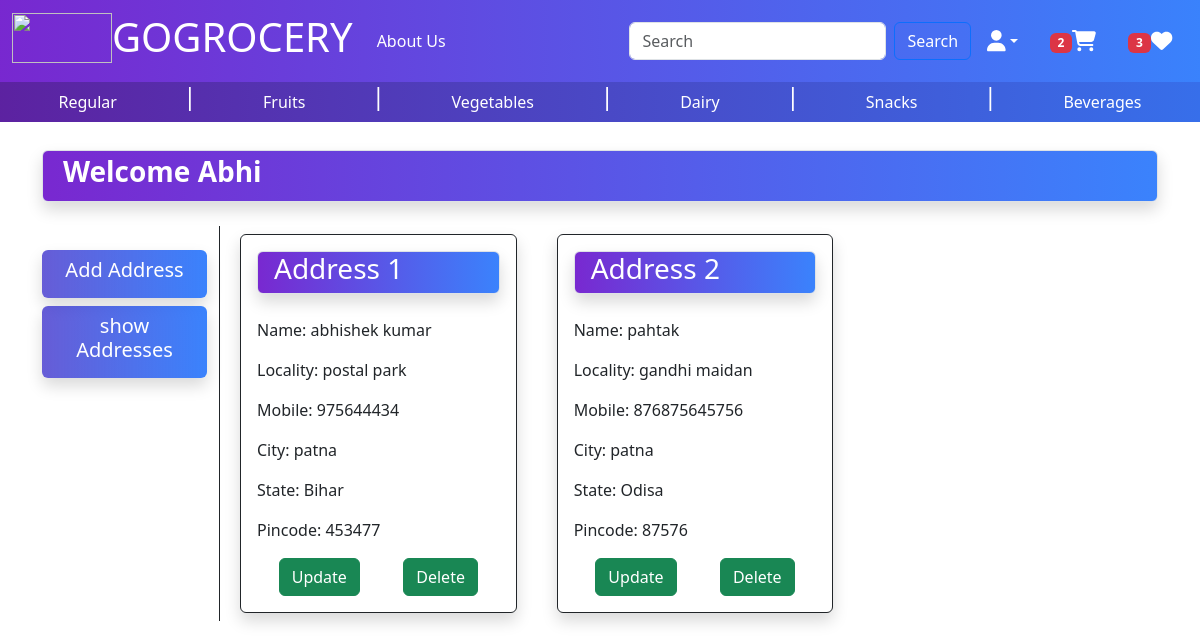
Page /address/ (signed in) on the earlier database version.
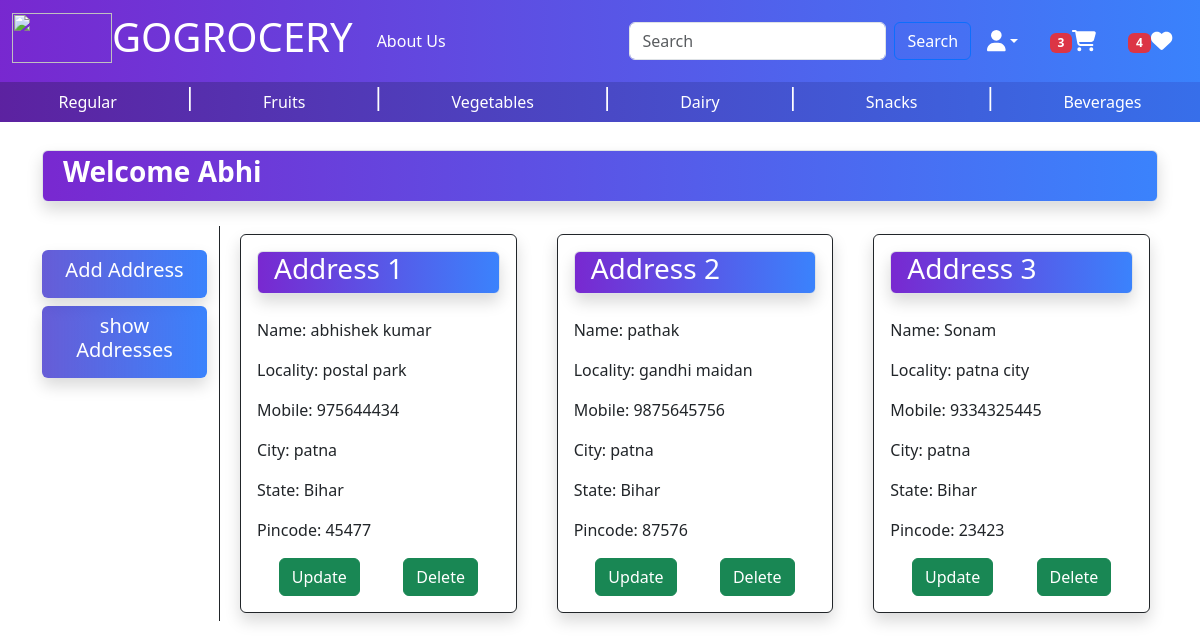
Same page on the later database version.
### baseapp/models.py (models this page shows, shortened)
class Customer(models.Model):
    user = models.ForeignKey(User, on_delete=models.CASCADE)
    name = models.CharField(max_length=200)
    gender = models.CharField(choices=[('M', 'Male'), ('F', 'Female')], max_length=10,default='M')
    locality = models.CharField(max_length=200)
    city = models.CharField(max_length=50)
    mobile = models.IntegerField(default=0)
    zipcode = models.IntegerField()
    state = models.CharField(choices=STATE_CHOICES, max_length=100)

### baseapp/views.py (the view)
# urls.py: path('address/', views.address, name='address'),
def address(request):
    totalitem = 0
    wishitem = 0
    if request.user.is_authenticated:
        totalitem = len(Cart.objects.filter(user=request.user))
        wishitem = len(Wishlist.objects.filter(user=request.user))
    add = Customer.objects.filter(user=request.user)
    return render(request, 'baseapp/address.html',locals())

### baseapp/templates/baseapp/address.html (shortened to what this page needs)
{% extends 'baseapp/base.html' %}
{% load static %}
{% block main-content %}
<div class="container my-1">
    <div class=" border p-1 gradient1-custom rounded shadow " >
        <h3 class="text-white fw-bold ms-3 ">Welcome <span class="text-capitalize">{{request.user}}</span></h3>
    </div>
    <br>
    <div class="row">
        <div class="col-sm-2 border-dark border-end">
            <br>
                <a href="{% url 'addadress' %}" class="text-decoration-none">
                    <div class="gradient2-custom p-2 rounded mb-2 cchange shadow">
                      <h5 class="text-center text-white">Add Address</h5>
                    </div>
                </a>
                <a href="{% url 'address' %}" class="text-decoration-none">
                    <div class="gradient2-custom p-2 rounded mb-2 cchange shadow">
                      <h5 class="text-center text-white">show Addresses</h5>
                    </div>
                </a>
                <br>
            <br>
        </div>
        <div class="col-sm-10 ">
            <div class="row">
                {% for ad in add %}
                    <div class="col-sm-4">
                        <div class="card border border-dark shadow m-2">
                            <div class="card-body">
                                <div class=" border gradient1-custom rounded shadow  ">
                                    <h3 class="text-white ms-3" >   Address {{forloop.counter}}</h3>
                                </div>
                                <br>
                                <p>Name: {{ad.name}}</p>
                                <p>Locality: {{ad.locality}}</p>
                                <p>Mobile: {{ad.mobile}}</p>
                                <p>City: {{ad.city}}</p>
                                <p>State: {{ad.state}}</p>
                                <p>Pincode: {{ad.zipcode}}</p>
                                <div class="d-flex justify-content-around">
                                    <span class="text-center"><a href="{% url 'updateAddress' pk=ad.id %}" type="button" class="btn btn-success">Update</a></span>
                                    <span class="text-center "><a href="{% url 'deleteAddress' pk=ad.id %}" type="button" class="btn btn-success">Delete</a></span>
                                </div>
                            </div>
                        </div>
                    </div>
                {% endfor %}
            </div>
        </div>
    </div>
</div>
{% endblock main-content %}

Differences in the rows shown:
changed Customer "abhishek kumar": zipcode "453477" → "45477"
changed Customer "gandhi maidan": name "pahtak" → "pathak"; mobile "876875645756" → "9875645756"; state "Odisa" → "Bihar"
added Customer: name "Sonam", locality "patna city", mobile "9334325445", city "patna", state "Bihar", zipcode "23423"
Other differences:
{{ totalitem }}: "2" → "3"
{{ wishitem }}: "3" → "4"
